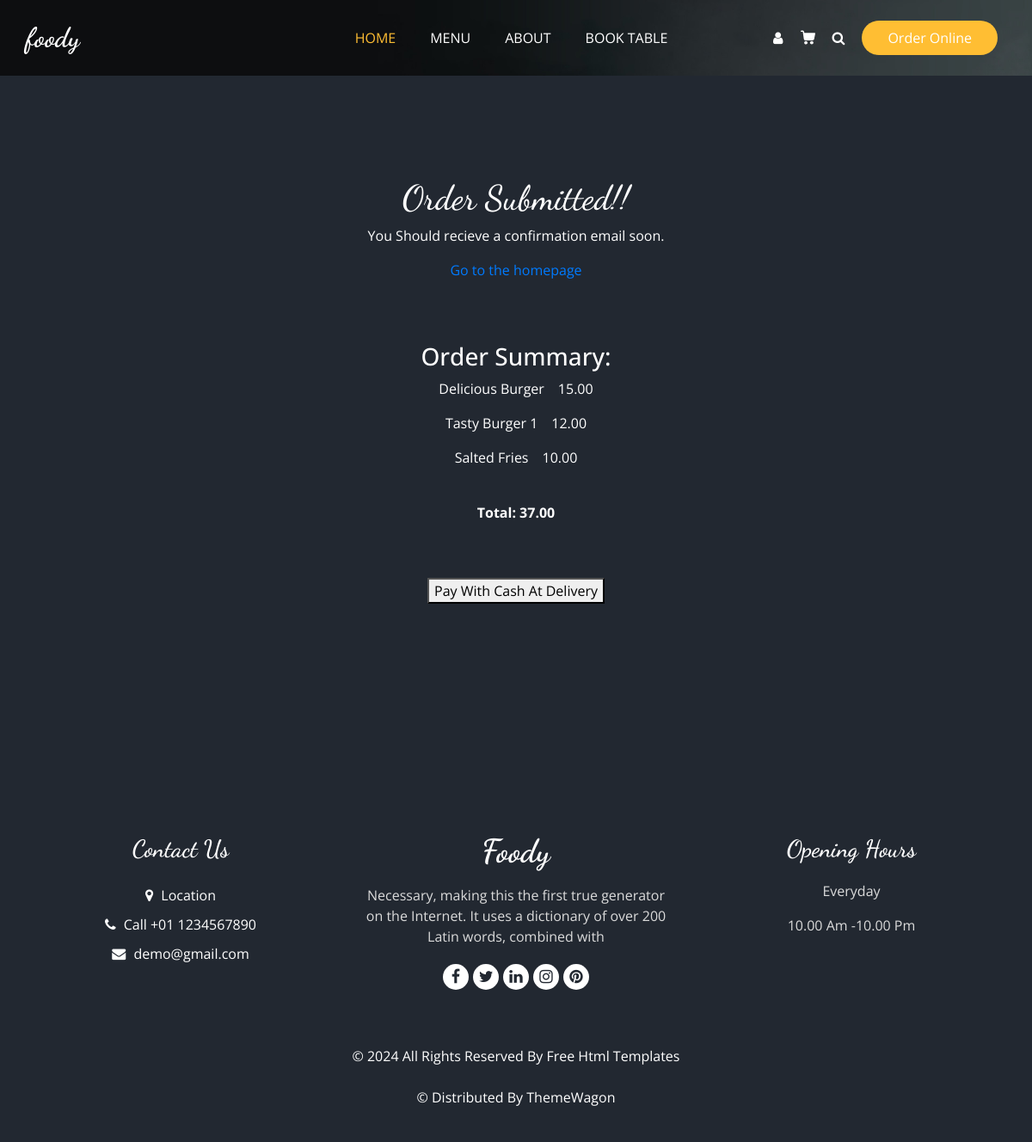
The app's page /order-confirmation/3 with its own data.
### customer/models.py (models this page shows, shortened)
class MenuItem(models.Model):
    name = models.CharField(max_length=100)
    description = models.TextField()
    images = models.ImageField(upload_to='menu_images/')
    price = models.DecimalField(max_digits=10, decimal_places=2)
    category = models.ManyToManyField('Category',related_name='item')
    available = models.BooleanField(default=True)

class OrderModel(models.Model):
    created_on = models.DateTimeField(auto_now_add= True)
    price = models.DecimalField(max_digits=7, decimal_places=2)
    items = models.ManyToManyField('MenuItem', related_name='order', blank=True)
    name = models.CharField(max_length=50, blank=True)
    email = models.CharField(max_length=50, blank=True)
    street = models.CharField(max_length=50, blank=True)
    city = models.CharField(max_length=50, blank=True)
    state = models.CharField(max_length=20, blank=True)
    zip_code = models.IntegerField(blank=True, null=True)
    is_paid = models.BooleanField(default=False)

### customer/views.py (the view, shortened to what this page needs)
# urls.py: path('order-confirmation/<int:pk>',OrderConfirmation.as_view(),name= 'order-confirmation'),
class OrderConfirmation(View):
    def get(self, request, pk, *args, **kwargs):
        order = OrderModel.objects.get(pk=pk)
        context = {
            'pk': order.pk,
            'items': order.items,
            'price': order.price,
        }
        return render(request, 'order_confirmation.html', context)

### templates/order_confirmation.html (shortened to what this page needs)
{% extends 'base.html' %}
{% load static %}
{% block class %}class="sub_page"{% endblock class %}
{% block content %}
<section class="about_section layout_padding">
    <div class="container mb-5">
        <div class="row justify-content-center mt-1">
        <div class= "col-md-5 col-sm-12 p-4 text-center">
            <h1>Order Submitted!!</h1>
            <p>You Should recieve a confirmation email soon.</p>
            <a href="{% url 'index' %}">Go to the homepage</a>
        </div>
        </div>
        <div class="row justify-content-center mt-5">
            <div class="col-md-5 col-sm-12 text-center">
                <h3>Order Summary:</h3>
                {% for item in items.all %}
                <p>{{ item.name }}<span class="pl-3">{{ item.price }}</span></p>
                {% endfor %}
                <p class="font-weight-bold pt-4">Total: {{ price }}</p>
            </div>
        </div>
        <div class="row justify-content-center pb-2 pt-5">
            <div class="col-md-6 text-center">
                <button href="">Pay With Cash At Delivery</button>
            </div>
        </div>
        <div class="row justify-content-center pb-5">
        </div>
    </div>
  </section>
{% endblock %}

### static/css/style.css (style rules this page uses)
body { font-family: "Open Sans", sans-serif; color: #0c0c0c; background-color: #ffffff; overflow-x: hidden; }
.layout_padding { padding: 90px 0; }
h1, h2 { font-family: 'Dancing Script', cursive; }
a, a:hover, a:focus { text-decoration: none; }
.about_section { background: #222831; color: #ffffff; }
.about_section .row { -webkit-box-align: center; -ms-flex-align: center; align-items: center; }

### static/css/responsive.css (style rules this page uses)
@media (min-width: 1200px) { .container { max-width: 1170px; } }

### records on screen
MenuItem: name "Delicious Burger", price "15.00"
MenuItem: name "Tasty Burger 1", price "12.00"
MenuItem: name "Salted Fries", price "10.00"
OrderModel: price "37.00"
